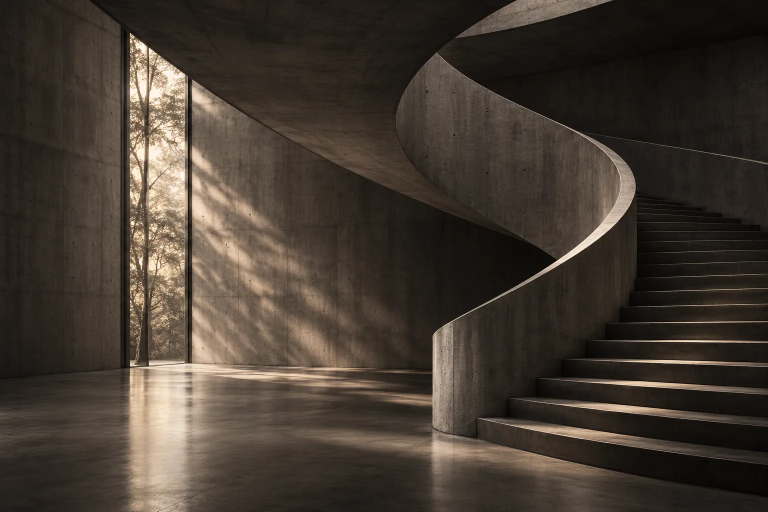
#> input picture assets/img/arquitetura.webp, 1536 x 1024 px (shown at 1/2 size)
$ python gerar_videos.py
#> lines starting #> are read from the running program, lines starting #| are printed output that depends on the picture
"""Gera um vídeo curto (e a capa) para cada pergunta frequente.

Requisitos: Python 3 com Pillow e FFmpeg disponível no terminal.
Uso:  python ferramentas/videos/gerar_videos.py [--only slug] [--output-dir pasta]
      [--serif-font arquivo.ttf] [--sans-font arquivo.ttf]
"""
from pathlib import Path
from tempfile import TemporaryDirectory
import argparse
import subprocess
import sys

from PIL import Image, ImageDraw, ImageFont, ImageOps

sys.path.insert(0, str(Path(__file__).resolve().parent))
from perguntas import PERGUNTAS, TEMAS  # noqa: E402

ASSETS = Path(__file__).resolve().parents[2] / "assets"
W, H = 1280, 720
VINHO, ROSA, ROSA_CLARO, CREME, FUNDO = "#792930", "#dc9096", "#f0aeb4", "#f7e8e7", "#2b2024"
SERIF_FONTS = ("Gelasio[wght].ttf", "georgia.ttf", "Georgia.ttf", "DejaVuSerif.ttf", "LiberationSerif-Regular.ttf")
SANS_FONTS = ("DMSans[opsz,wght].ttf", "arial.ttf", "Arial.ttf", "DejaVuSans.ttf", "LiberationSans-Regular.ttf")
FADE = 0.6
WHATSAPP = "(69) 99297-8268"
INSTAGRAM = "@fernandesesa.adv"


def find_font(path, candidates, option):
    if path:
        ImageFont.truetype(path, 24)
        return path
    for candidate in candidates:
        try:
            ImageFont.truetype(candidate, 24)
            return candidate
        except OSError:
            continue
    raise SystemExit(f"Fonte indisponível. Informe um arquivo TTF com {option}.")


def font(path, size, weight=None):
    f = ImageFont.truetype(path, size)
    if weight:
        try:
            f.set_variation_by_axes([weight] if "Gelasio" in path else [14, weight])
        except Exception:
            pass
    return f


def wrap(draw, text, fnt, width):
    lines, line = [], ""
    for word in text.split():
        candidate = f"{line} {word}".strip()
        if line and draw.textlength(candidate, font=fnt) > width:
            lines.append(line)
            line = word
        else:
            line = candidate
    lines.append(line)
    return "\n".join(lines)


def text_block(draw, text, xy, fnt, width, fill, spacing):
    value = wrap(draw, text, fnt, width)
    draw.multiline_text(xy, value, font=fnt, fill=fill, spacing=spacing)
    return draw.multiline_textbbox(xy, value, font=fnt, spacing=spacing)[3]


def base(photo):
    image = Image.new("RGB", (W, H), FUNDO)
    crop = ImageOps.fit(Image.open(ASSETS / "img" / photo).convert("RGB"), (516, H), centering=(.58, .5))
    image.paste(Image.blend(crop, Image.new("RGB", crop.size, "#53242d"), .25), (764, 0))
    draw = ImageDraw.Draw(image)
    draw.rectangle((0, 0, 13, H), fill=VINHO)
    draw.rectangle((64, 64, 128, 69), fill=ROSA)
    return image, draw


def footer(draw, sans, step, total):
    for index in range(total):
        x = 66 + index * 60
        draw.rounded_rectangle((x, 602, x + 44, 608), 3, fill="#eeabb1" if index <= step else "#73535b")
    draw.text((65, 642), "FERNANDES & SÁ  •  ADVOCACIA", font=font(sans, 20, 600), fill=CREME)


def frame_question(item, sans, serif, total):
    tema, photo = TEMAS[item["tema"]]
    image, draw = base(photo)
    draw.text((65, 95), f"PERGUNTA FREQUENTE  ·  {tema.upper()}", font=font(sans, 23, 600), fill=ROSA_CLARO)
    text_block(draw, item["pergunta"], (64, 190), font(serif, 60), 640, "#fefefe", 10)
    footer(draw, sans, 0, total)
    return image


def frame_answer(item, index, title, body, sans, serif, total):
    tema, photo = TEMAS[item["tema"]]
    image, draw = base(photo)
    draw.text((65, 95), f"{index} DE 3  ·  {tema.upper()}", font=font(sans, 23, 600), fill=ROSA_CLARO)
    bottom = text_block(draw, title, (64, 200), font(serif, 60), 650, "#fefefe", 8)
    text_block(draw, body, (68, bottom + 28), font(sans, 31), 629, CREME, 12)
    footer(draw, sans, index, total)
    return image


def frame_contact(item, sans, serif, total):
    tema, photo = TEMAS[item["tema"]]
    image, draw = base(photo)
    draw.text((65, 95), "CADA CASO TEM SUAS PARTICULARIDADES", font=font(sans, 23, 600), fill=ROSA_CLARO)
    bottom = text_block(draw, "Converse com o escritório", (64, 200), font(serif, 60), 650, "#fefefe", 8)
    y = bottom + 40
    for label, value in (("WhatsApp", WHATSAPP), ("Instagram", INSTAGRAM)):
        draw.text((68, y), label.upper(), font=font(sans, 20, 600), fill=ROSA_CLARO)
        draw.text((68, y + 28), value, font=font(sans, 34, 600), fill="#fefefe")
        y += 92
    footer(draw, sans, total - 1, total)
    return image


def render(item, out_dir, sans, serif):
    total = 5
    frames = [frame_question(item, sans, serif, total)]
    frames += [frame_answer(item, i + 1, t, b, sans, serif, total) for i, (t, b) in enumerate(item["telas"])]
    frames.append(frame_contact(item, sans, serif, total))
    durations = [5.5, 9, 9, 9, 6]
    with TemporaryDirectory() as tmp:
        work = Path(tmp)
        args = ["ffmpeg", "-hide_banner", "-loglevel", "error", "-y"]
        for i, (img, sec) in enumerate(zip(frames, durations)):
            img.save(work / f"{i}.png")
            args += ["-loop", "1", "-t", str(sec), "-i", str(work / f"{i}.png")]
        chain = [f"[{i}:v]fps=24,format=yuv420p,setsar=1[s{i}]" for i in range(len(frames))]
        prev, offset = "s0", 0.0
        for i in range(1, len(frames)):
            offset += durations[i - 1] - FADE
            out = f"x{i}"
            chain.append(f"[{prev}][s{i}]xfade=transition=fade:duration={FADE}:offset={offset:.2f}[{out}]")
            prev = out
        args += ["-filter_complex", ";".join(chain), "-map", f"[{prev}]",
                 "-c:v", "libx264", "-preset", "veryfast", "-crf", "23", "-pix_fmt", "yuv420p",
                 "-movflags", "+faststart", str(out_dir / f"{item['slug']}.mp4")]
        subprocess.run(args, check=True)
    frames[0].save(out_dir / f"{item['slug']}.webp", quality=82)


def main():
    parser = argparse.ArgumentParser(description=__doc__)
    parser.add_argument("--serif-font")
    parser.add_argument("--sans-font")
    parser.add_argument("--output-dir", type=Path, default=ASSETS / "videos")
    parser.add_argument("--only", help="Gera só a pergunta com este slug.")
    args = parser.parse_args()
    serif = find_font(args.serif_font, SERIF_FONTS, "--serif-font")
    sans = find_font(args.sans_font, SANS_FONTS, "--sans-font")
    out_dir = args.output_dir.resolve()
    out_dir.mkdir(parents=True, exist_ok=True)
    for item in PERGUNTAS:
        if args.only and item["slug"] != args.only:
            continue
        render(item, out_dir, sans, serif)
#> in base, `image = Image.new("RGB", (W, H), FUNDO)`:
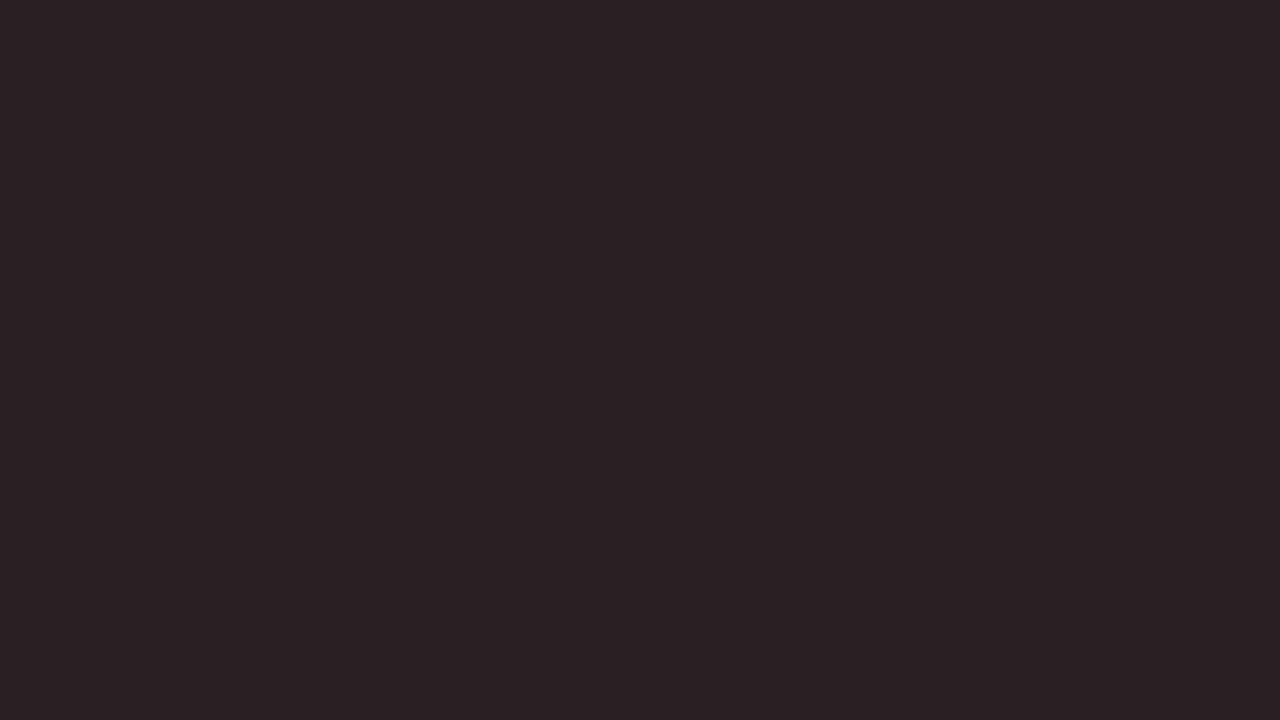
#> image: PIL image 1280x720 RGB; mean R, G, B 43, 32, 36
#> in base, `crop = ImageOps.fit(Image.open(ASSETS / "img" / photo).convert("RGB"),..`:
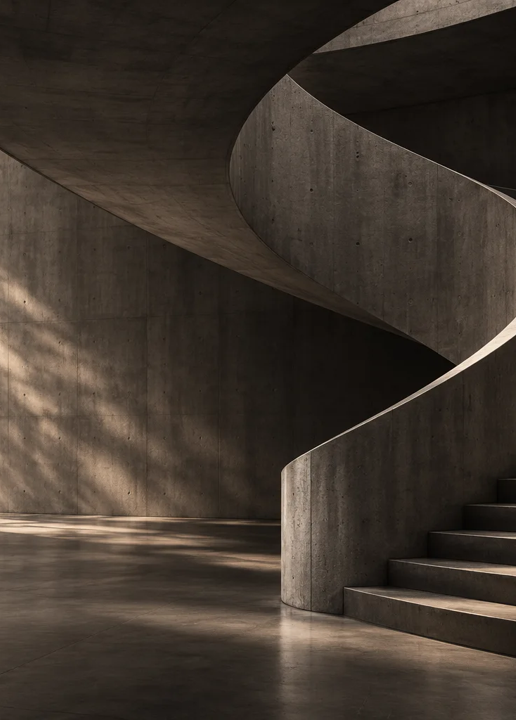
#> crop: PIL image 516x720 RGB; mean R, G, B 64.8, 55.3, 46.5
#> in base, `image.paste(Image.blend(crop, Image.new("RGB", crop.size, "#53242d"), ..`:
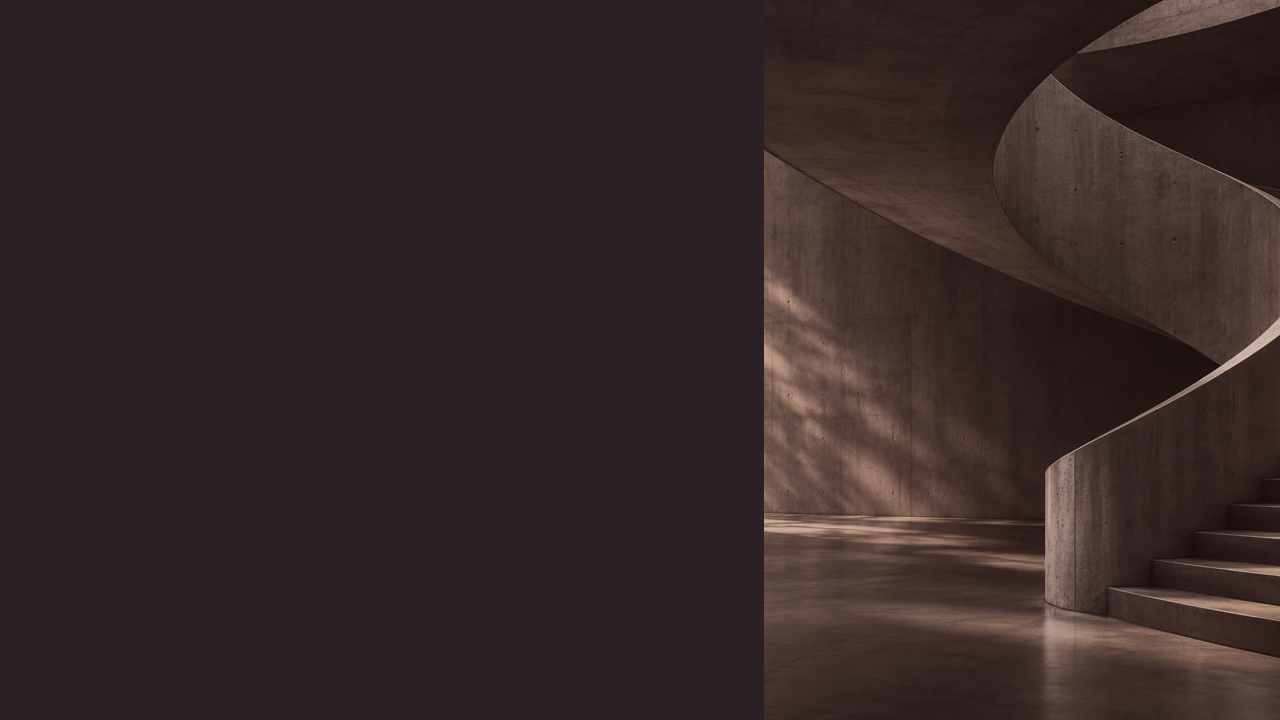
#> image: PIL image 1280x720 RGB; mean R, G, B 53.5, 39.3, 39.9
#> in frame_answer, `bottom = text_block(draw, title, (64, 200), font(serif, 60), 650, "#fe..`: bottom = 268
#> in render, `frames += [frame_answer(item, i + 1, t, b, sans, serif, total) for i, ..`: frames = 4 items
#> in frame_contact, `tema, photo = TEMAS[item["tema"]]`: tema = 'Aposentadoria'; photo = 'arquitetura.webp'
#> in frame_contact, `bottom = text_block(draw, "Converse com o escritório", (64, 200), font..`: bottom = 321
#> in frame_contact, `y = bottom + 40`: y = 361
#> the loop in frame_contact, `for label, value in (("WhatsApp", WHATSAPP), ("Instagram", INSTAGRAM)):` made 2 passes
#> y on passes 1 to 2: 453, 545
#> after the loop in frame_contact, `for label, value in (("WhatsApp", WHATSAPP), ("Instagram", INSTAGRAM)):`: y = 545
#> the loop in render, `for i, (img, sec) in enumerate(zip(frames, durations)):` made 5 passes
#> sec on passes 1 to 5: 5.5, 9, 9, 9, 6
#> pass 1, in render, `img.save(work / f"{i}.png")`:
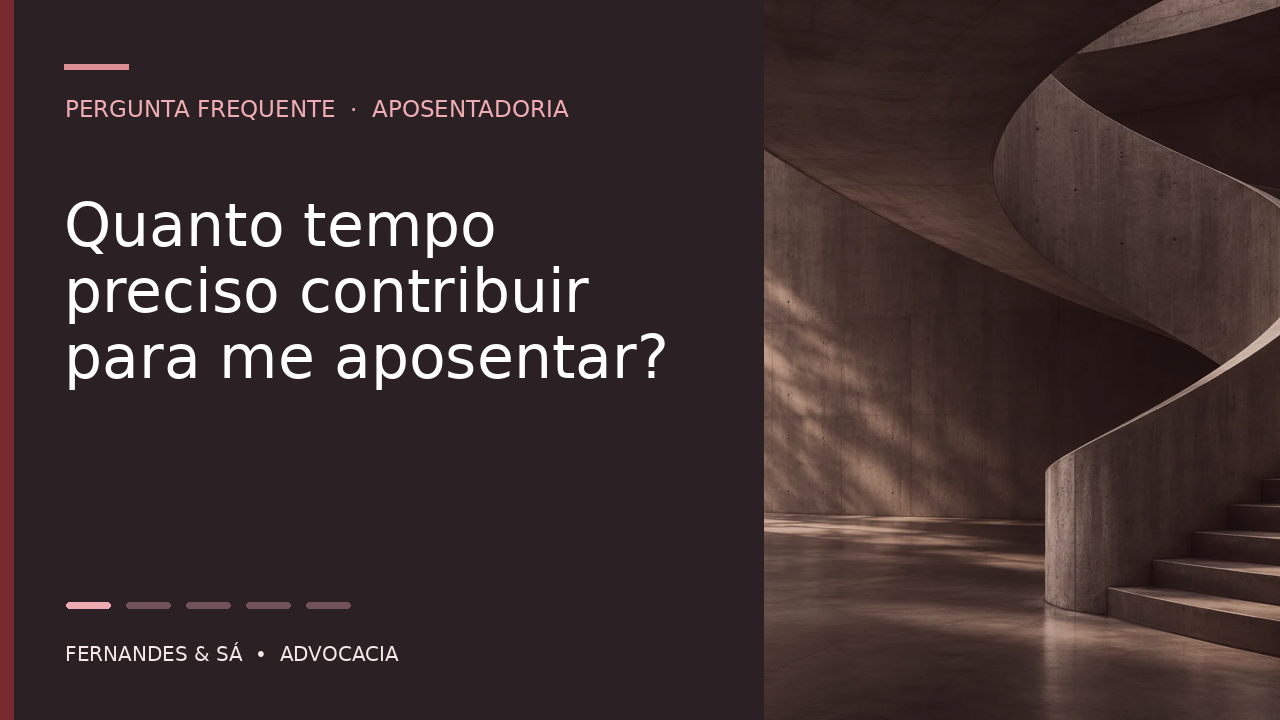
#> saved as 0.png: PIL image 1280x720 RGB; mean R, G, B 59.9, 44.9, 45.5
#> pass 2, in render, `img.save(work / f"{i}.png")`:
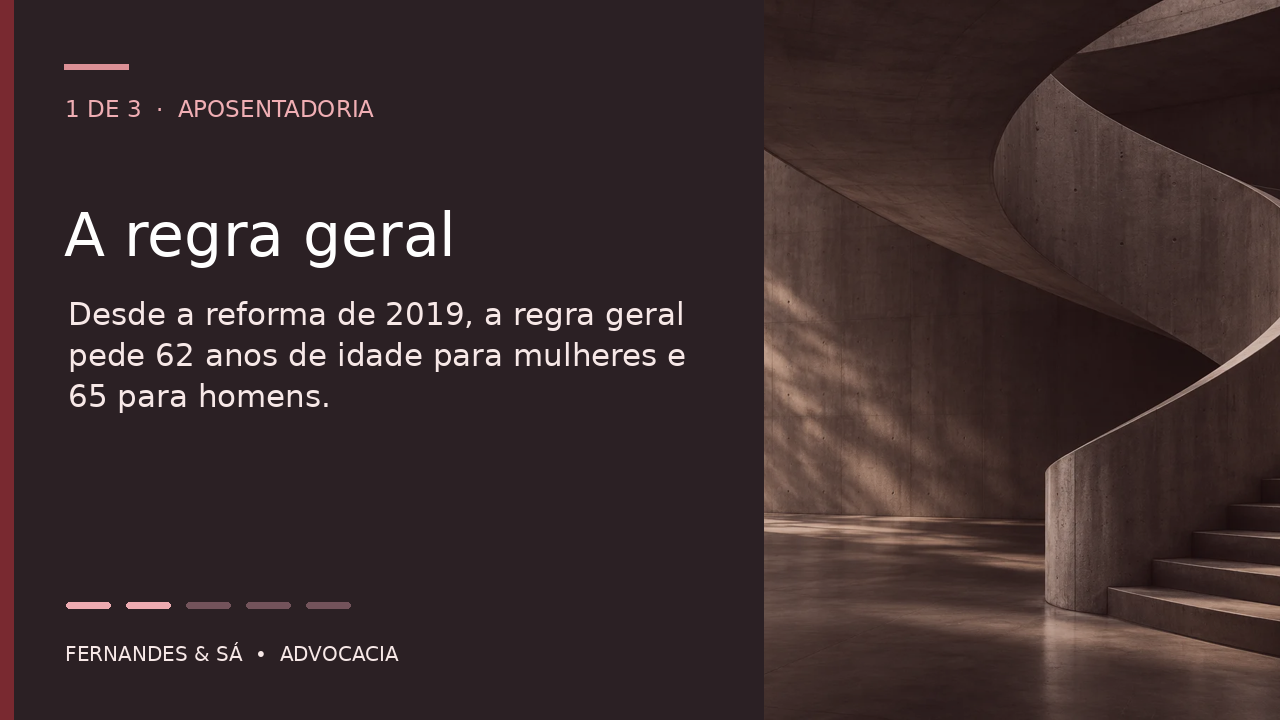
#> saved as 1.png: PIL image 1280x720 RGB; mean R, G, B 58.5, 43.4, 44
#> after the loop in render, `for i, (img, sec) in enumerate(zip(frames, durations)):`: args = 35 items, first 6: 'ffmpeg', '-hide_banner', '-loglevel', 'error', '-y', '-loop'
#> in render, `chain = [f"[{i}:v]fps=24,format=yuv420p,setsar=1[s{i}]" for i in range..`: chain = ['[0:v]fps=24,format=yuv420p,setsar=1[s0]', '[1:v]fps=24,format=yuv420p,setsar=1[s1]', '[2:v]fps=24,format=yuv420p,setsar=1[s2]', '[3:v]fps=24,format=yuv420p,setsar=1[s3]', '[4:v]fps=24,format=yuv420p,setsar=1[s4]']
#> the loop in render, `for i in range(1, len(frames)):` made 4 passes
#> (offset, out, prev) on passes 1 to 4: (4.9, 'x1', 'x1'), (13.3, 'x2', 'x2'), (21.7, 'x3', 'x3'), (30.1, 'x4', 'x4')
#> after the loop in render, `for i in range(1, len(frames)):`: chain = 9 items; offset = 30.1
        print("ok", item["slug"])


if __name__ == "__main__":
#> (the run stopped early here; a loop or call above may not have finished)
